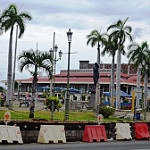
#> input picture db/buildings/10196.jpg, 150 x 150 px; its folder holds only this picture in this run
$ python final.py   (older library calls are emulated)
#> lines starting #> are read from the running program, lines starting #| are printed output that depends on the picture; after the words box and inside, x2 and y2 are one past the last pixel; in counts of white or black regions, pixels touching at a corner belong together
import os, glob, math, warnings
import numpy as np
import cv2
import matplotlib.pyplot as plt
from sklearn.preprocessing import StandardScaler
from sklearn.metrics import pairwise_distances
from skimage.feature import graycomatrix, graycoprops
from skimage.measure import label
from skimage.morphology import remove_small_objects

def imread_rgb(path):
    img_bgr = cv2.imread(path, cv2.IMREAD_COLOR)
    if img_bgr is None:
        raise FileNotFoundError(path)
    return cv2.cvtColor(img_bgr, cv2.COLOR_BGR2RGB)

def quantize_gray(img_rgb, levels=8):
    gray = cv2.cvtColor(img_rgb, cv2.COLOR_RGB2GRAY)
    bins = 256 // levels
    q = (gray // bins).astype(np.uint8)
    q[q >= levels] = levels-1
    return q

def safe_div(a, b):
    return 0.0 if b == 0 else (a / b)

# [14 lines left out: function show_topk, not called in this run]

# ====== 1. EKSTRAKSI FITUR ======
def feat_color_hsv(img_rgb, bins=(16,8,8)):
    """HSV histogram + channel stats (mean, std, skew, kurtosis)."""
    hsv = cv2.cvtColor(img_rgb, cv2.COLOR_RGB2HSV)
    h_bins, s_bins, v_bins = bins
    hist = cv2.calcHist([hsv],[0,1,2],None,[h_bins,s_bins,v_bins],[0,180, 0,256, 0,256]).astype(np.float64)
    hist = cv2.normalize(hist, hist, norm_type=cv2.NORM_L1).flatten()

    stats = []
    for c in range(3):
        arr = hsv[:,:,c].astype(np.float64).ravel()
        mean = np.mean(arr)
        std  = np.std(arr) + 1e-8
        z = (arr - mean)/std
        skew = np.mean(z**3)
        kurt = np.mean(z**4) - 3.0
        stats += [mean, std, skew, kurt]
    return np.hstack([hist, np.array(stats, dtype=np.float64)])

def feat_glcm(img_rgb, distances=(1,), angles=(0, np.pi/4, np.pi/2, 3*np.pi/4), levels=8):
    """GLCM 4 arah: contrast, correlation, energy, homogeneity (dirata-rata)."""
    g = quantize_gray(img_rgb, levels=levels)
    glcm = graycomatrix(g, distances=distances, angles=angles, levels=levels, symmetric=True, normed=True)
    props = ['contrast','correlation','energy','homogeneity']
    feats = []
    for p in props:
        v = graycoprops(glcm, p)  # shape: (len(distances), len(angles))
        v = np.nan_to_num(v, nan=0.0, posinf=0.0, neginf=0.0)
        feats.append(np.mean(v))
    return np.array(feats, dtype=np.float64)

def feat_shape(img_rgb):
    """Otsu + metrik bentuk dari kontur terbesar: area, perimeter, aspect_ratio, extent, solidity, circularity."""
    gray = cv2.cvtColor(img_rgb, cv2.COLOR_RGB2GRAY)
    thr_val, _ = cv2.threshold(gray, 0, 255, cv2.THRESH_BINARY + cv2.THRESH_OTSU)
    _, bw = cv2.threshold(gray, thr_val, 255, cv2.THRESH_BINARY)

    if np.mean(bw) < 128:
        bw = cv2.bitwise_not(bw)

    lab = label(bw > 0)
    bw_clean = remove_small_objects(lab, min_size=64)
    bw_clean = (bw_clean > 0).astype(np.uint8)*255
    contours, _ = cv2.findContours(bw_clean, cv2.RETR_EXTERNAL, cv2.CHAIN_APPROX_SIMPLE)

    if not contours:
        return np.zeros(6, dtype=np.float64)

    c = max(contours, key=cv2.contourArea)
    area = float(cv2.contourArea(c))
    per  = float(cv2.arcLength(c, True))
    x,y,w,h = cv2.boundingRect(c)
    aspect = safe_div(w, h)
    extent = safe_div(area, w*h)
    hull = cv2.convexHull(c)
    solidity = safe_div(area, cv2.contourArea(hull))
    circularity = safe_div(4*math.pi*area, per*per if per>0 else 1)

    return np.array([area, per, aspect, extent, solidity, circularity], dtype=np.float64)

def extract_all_features(img_rgb):
    c = feat_color_hsv(img_rgb)
    t = feat_glcm(img_rgb)
    s = feat_shape(img_rgb)
    return c, t, s

# ====== 2. BANGUN BASIS DATA FITUR ======
from dataclasses import dataclass

@dataclass
class ImageItem:
    path: str
    label: str
    color: np.ndarray
    glcm: np.ndarray
    shape: np.ndarray
    allfeat: np.ndarray

def iter_images(folder, take_ext={".jpg",".jpeg",".png",".bmp"}):
    paths = []
    for ext in take_ext:
        paths += glob.glob(os.path.join(folder, f"**/*{ext}"), recursive=True)
    return sorted(paths)

def get_label_from_path(p, root="db"):
    parts = os.path.normpath(p).split(os.sep)
    if root in parts:
        i = parts.index(root)
        if i+1 < len(parts): return parts[i+1]
    return "unknown"

def build_db(db_root="db"):
    items = []
    for p in iter_images(db_root):
        img = imread_rgb(p)
#> in imread_rgb, img_bgr is the input picture: shape (150, 150, 3); mean B, G, R 130.3, 132.1, 132.2
        c, t, s = extract_all_features(img)
#> in feat_color_hsv, `hsv = cv2.cvtColor(img_rgb, cv2.COLOR_RGB2HSV)`: hsv: shape (150, 150, 3); mean H, S, V 80.7, 55.7, 142.6
#> in feat_color_hsv, `hist = cv2.normalize(hist, hist, norm_type=cv2.NORM_L1).flatten()`: hist = 1024 values, max 0.128 at index 583, min 0 at index 15, mean 0.000977
#> the loop in feat_color_hsv, `for c in range(3):` made 3 passes
#> (mean, std, skew, kurt) on passes 1, 3: (80.68, 48.72, 0.0251, -0.83), (142.6, 75.24, -0.0719, -1.27)
#> (mean, std, skew, kurt, stats) on pass 2: (55.66, 59.59, 1.81, 2.58, [80.68, 48.72, 0.0251, -0.83, 55.66, 59.59, 1.81, 2.58])
#> in extract_all_features, `c = feat_color_hsv(img_rgb)`: c = 1036 values, max 142.6 at index 1032, min -1.27 at index 1035, mean 0.45
#> in quantize_gray, `gray = cv2.cvtColor(img_rgb, cv2.COLOR_RGB2GRAY)`:
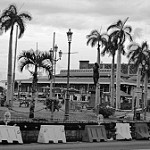
#> gray: shape (150, 150); min 0, max 255, mean 131.9
#> in quantize_gray, `q = (gray // bins).astype(np.uint8)`:
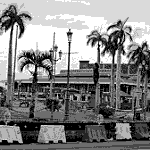
#> q: shape (150, 150); min 0, max 7, mean 3.65; drawn with min black and max white
#> the loop in feat_glcm, `for p in props:` made 4 passes
#> v on passes 1 to 4: [[1.41, 2.21, 1.24, 2.06]], [[0.867, 0.792, 0.883, 0.806]], [[0.251, 0.224, 0.246, 0.228]], [[0.75, 0.664, 0.741, 0.671]]
#> after the loop in feat_glcm, `for p in props:`: feats = [1.73, 0.837, 0.237, 0.706]
#> in feat_shape, `thr_val, _ = cv2.threshold(gray, 0, 255, cv2.THRESH_BINARY + cv2.THRES..`: thr_val = 139
#> in feat_shape, `_, bw = cv2.threshold(gray, thr_val, 255, cv2.THRESH_BINARY)`:
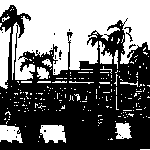
#> bw: shape (150, 150); 44% white; 237 white regions (220 under 20 px), largest, box (x1, y1, x2, y2) and area: (0, 0, 150, 80) 7316, (0, 27, 11, 89) 501, (40, 125, 66, 143) 367
#> in feat_shape, `lab = label(bw > 0)`:
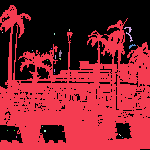
#> lab: shape (150, 150) int32; 22 distinct labels, from 0 to 21; one colour per label, 0 black
#> in feat_shape, `bw_clean = remove_small_objects(lab, min_size=64)`:
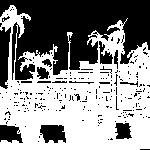
#> bw_clean: shape (150, 150) int32; values 0 (black) and 1 (white), 55.6% white; 237 black regions (220 under 20 px), largest, box (x1, y1, x2, y2) and area: (0, 0, 150, 80) 7397, (0, 27, 11, 89) 502, (40, 125, 66, 143) 372
#> in feat_shape, `bw_clean = (bw_clean > 0).astype(np.uint8)*255`: bw_clean: shape (150, 150); 55.6% white; 237 black regions (220 under 20 px)
#> in feat_shape, `contours, _ = cv2.findContours(bw_clean, cv2.RETR_EXTERNAL, cv2.CHAIN_..`: contours = 1 contour; box (x1, y1, x2, y2) and area: (0, 5, 150, 150) 13830
#> in feat_shape, `c = max(contours, key=cv2.contourArea)`: c = contour of 506 points, box (x1, y1, x2, y2) (0, 5, 150, 150), area 13830
#> in feat_shape, `area = float(cv2.contourArea(c))`: area = 13830.5
#> in feat_shape, `per  = float(cv2.arcLength(c, True))`: per = 1365.6
#> in feat_shape, `x,y,w,h = cv2.boundingRect(c)`: x = 0; y = 5; w = 150; h = 145
#> in feat_shape, `aspect = safe_div(w, h)`: aspect = 1.03
#> in feat_shape, `extent = safe_div(area, w*h)`: extent = 0.636
#> in feat_shape, `hull = cv2.convexHull(c)`: hull = contour of 10 points, box (x1, y1, x2, y2) (0, 5, 150, 150), area 20059
#> in feat_shape, `solidity = safe_div(area, cv2.contourArea(hull))`: solidity = 0.689
#> in feat_shape, `circularity = safe_div(4*math.pi*area, per*per if per>0 else 1)`: circularity = 0.0932
#> in extract_all_features, `s = feat_shape(img_rgb)`: s = [13830.5, 1365.6, 1.03, 0.636, 0.689, 0.0932]
#> c = 1036 values, max 142.6 at index 1032, min -1.27 at index 1035, mean 0.45; t = [1.73, 0.837, 0.237, 0.706]; s = [13830.5, 1365.6, 1.03, 0.636, 0.689, 0.0932]
        item = ImageItem(
            path=p,
            label=get_label_from_path(p, root=db_root),
            color=c, glcm=t, shape=s,
            allfeat=np.hstack([c,t,s]).astype(np.float64)
        )
        items.append(item)
#> pass 2 of the loop in build_db, `for p in iter_images(db_root):`:
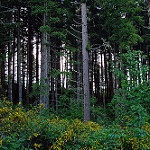
#> input picture db/forest/10197.jpg, 150 x 150 px
#> in imread_rgb, img_bgr is the input picture: shape (150, 150, 3); mean B, G, R 45.7, 59, 45.5
#> hsv: shape (150, 150, 3); mean H, S, V 78.9, 104.5, 61.1
#> the loop in feat_color_hsv (call 2), `for c in range(3):` made 3 passes
#> (mean, std, skew, kurt) on passes 1, 3: (78.95, 35.08, 0.519, -0.134), (61.09, 44.15, 1.41, 3.15)
#> the loop in feat_glcm (call 2), `for p in props:` made 4 passes
#> v on passes 1 to 4: [[2, 2.19, 1.32, 2.26]], [[0.416, 0.363, 0.614, 0.342]], [[0.315, 0.306, 0.328, 0.304]], [[0.662, 0.641, 0.696, 0.636]]
#> thr_val = 70
#> in feat_shape (call 2), `_, bw = cv2.threshold(gray, thr_val, 255, cv2.THRESH_BINARY)`:
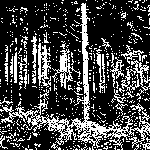
#> bw: shape (150, 150); 26.8% white in thin lines or dots
#> in feat_shape (call 2), `bw_clean = remove_small_objects(lab, min_size=64)`:
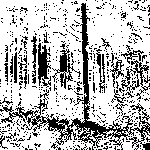
#> bw_clean: shape (150, 150) int32; values 0 (black) and 1 (white), 72.7% white; black in thin lines or dots
#> contours = 1 contour; box (x1, y1, x2, y2) and area: (0, 0, 150, 150) 21741
#> in feat_shape (call 2), `c = max(contours, key=cv2.contourArea)`: c = contour of 375 points, box (x1, y1, x2, y2) (0, 0, 150, 150), area 21741
#> area = 21741
#> per = 908
#> y = 0; h = 150
#> aspect = 1
#> extent = 0.966
#> hull = [[149, 0], [149, 142], [144, 149], [0, 149], [0, 0]]
#> solidity = 0.98
#> circularity = 0.331
#> in build_db, `c, t, s = extract_all_features(img)`: c = 1036 values, max 104.5 at index 1028, min -0.413 at index 1031, mean 0.385; t = [1.94, 0.434, 0.313, 0.659]; s = [21741, 908, 1, 0.966, 0.98, 0.331]
    print(f"Indexed {len(items)} images from {db_root}/")
#| Indexed 2 images from db/
    return items

db_items = build_db("db")
#> db_items = 2 items

# ====== 3. PENCARIAN ======
def compute_matrix(items, kind="color"):
    if kind=="color":
        X = np.vstack([it.color for it in items])
    elif kind=="glcm":
        X = np.vstack([it.glcm for it in items])
    elif kind=="all":
        X = np.vstack([it.allfeat for it in items])
    else:
        raise ValueError(kind)

    X = np.nan_to_num(X, nan=0.0, posinf=0.0, neginf=0.0).astype(np.float64)
    scaler = StandardScaler(with_mean=True, with_std=True)
    Xs = scaler.fit_transform(X)
    norms = np.linalg.norm(Xs, axis=1, keepdims=True)
    Xs[norms.squeeze()==0] += 1e-8
    return Xs, scaler

X_color, scaler_color = compute_matrix(db_items, "color")
#> in compute_matrix, `norms = np.linalg.norm(Xs, axis=1, keepdims=True)`: norms = [24.6, 24.6]
X_glcm,  scaler_glcm  = compute_matrix(db_items, "glcm")
#> X_glcm = [[-1, 1, -1, 1], [1, -1, 1, -1]]
X_all,   scaler_all   = compute_matrix(db_items, "all")

# [21 lines left out: function rank_topk, not called in this run]

# ====== 4. JALANKAN: TAMPILKAN TOP-5 PER KONFIGURASI ======
query_paths = iter_images("query")
#> pass 2 of the loop in iter_images, `for ext in take_ext:`:
#> (the run stopped early here; a loop or call above may not have finished)
